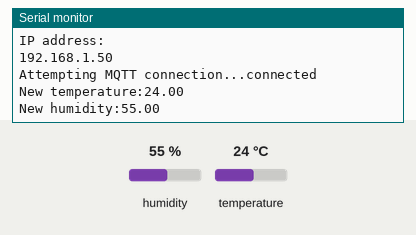
Simulated run of this sketch. Board: ESP8266 (NodeMCU). Parts: the last lines printed to the serial monitor. The inputs (shaded band) are chosen by the test bench; at power-on: humidity 55 %, temperature 24 °C. WiFi joins after 1.5 s; servers stay silent unless stated; no MQTT or app messages arrive unless stated.

Above: at 2.7 s.
2.8 s: humidity set to 22 %
At 4.9 s:
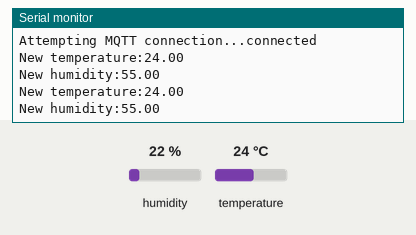
7.7 s: temperature set to 12 °C
At 9.3 s:
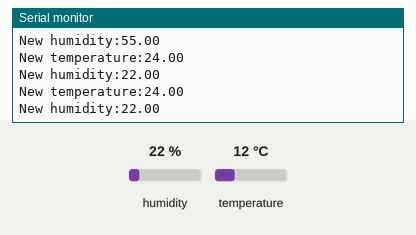
12.6 s: humidity set to 40 %
At 14.8 s:
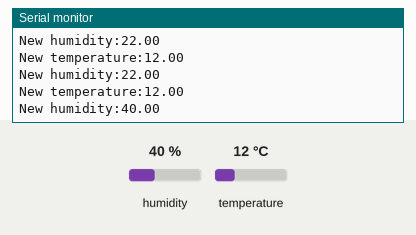
Timing chart, 0 to 16.3 s (numbered marks = the images above; inputs shaded):
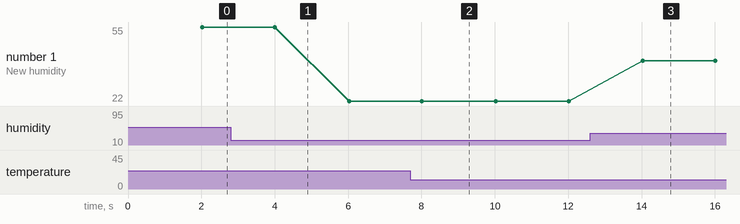

The sketch:

pub_onetopic.ino
```cpp
#include <ESP8266WiFi.h>
#include <PubSubClient.h>
#include <DHT.h>

#define wifi_ssid "sulom"
#define wifi_password "1234567890"
#define mqtt_server "192.168.43.200" //ip of pi
#define topic "Weather1"
#define DHTTYPE DHT11
#define DHTPIN  2

WiFiClient espClient;
PubSubClient client(espClient);
DHT dht(DHTPIN, DHTTYPE, 11);

long lastMsg = 0;
float temp = 0.0;
float hum = 0.0;
float diff = 1.0;

void setup() {
  Serial.begin(115200);
  dht.begin();
  setup_wifi();
  client.setServer(mqtt_server, 1883);
}

void setup_wifi() {
  delay(10);
  Serial.println();
  Serial.print("Connecting to ");
  Serial.println(wifi_ssid);
  WiFi.begin(wifi_ssid, wifi_password);
  while (WiFi.status() != WL_CONNECTED) {
    delay(500);
    Serial.print(".");
  }

  Serial.println("");
  Serial.println("WiFi connected");
  Serial.println("IP address: ");
  Serial.println(WiFi.localIP());
}

void reconnect() {
  while (!client.connected()) {
    Serial.print("Attempting MQTT connection...");
    if (client.connect("ESP8266Client")) {
      Serial.println("connected");
    }
    else {
      Serial.print("failed, rc=");
      Serial.print(client.state());
      Serial.println(" try again in 5 seconds");
      delay(5000);
    }
  }
}


void loop() {
  if (!client.connected()) {
    reconnect();
  }
  client.loop();

  long now = millis();
  if (now - lastMsg > 2000) {
    lastMsg = now;

    float newTemp = dht.readTemperature();
    float newHum = dht.readHumidity();
    String data= String(newTemp);
    data+= " : ";
    data+=String(newHum);


     Serial.print("New temperature:");
     Serial.println(String(newTemp).c_str());
     Serial.print("New humidity:");
     Serial.println(String(newHum).c_str());
     client.publish(topic, String(data).c_str(), true);

  }
}
```

Measured:
- after the input at 12.6 s, the serial monitor: prints a new line after 1.4 s (image 3)
- plotted number 1: 55 → 22 after the input at 2.8 s, 22 → 40 after the input at 12.6 s
